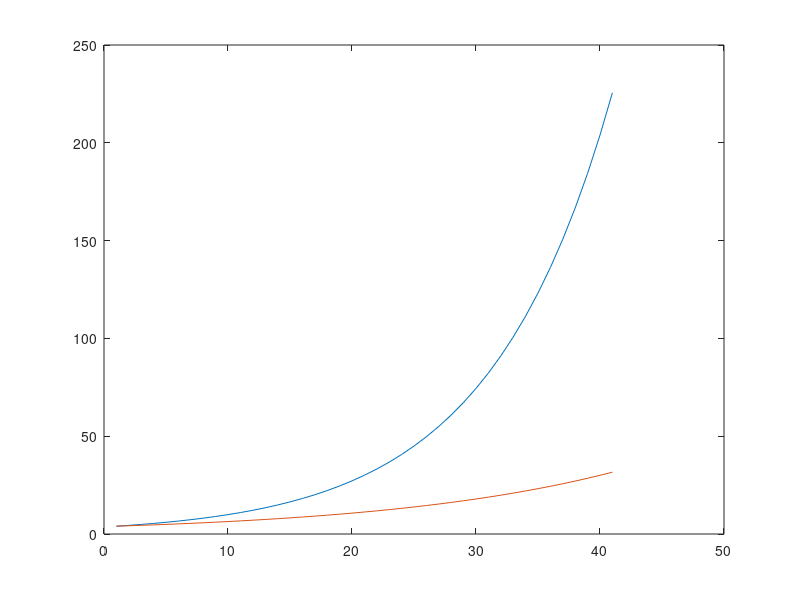

This chart was generated by the following MATLAB code:
clear all;

r=0.15;
assd(1)=4;
d29(1)=4;
T = 20;
L=40;
deltat = T/L;


for i = 1:L % let run for L delta t periods
   tval(i+1) = i + 1; % time in years 
   assd(i+1) = (1 + r*(deltat^(1/2)))*assd(i); 
   d29(i+1) = (1 + r*(deltat^(3/2)))*d29(i); 
end

plot(assd);
hold on;
plot(d29)